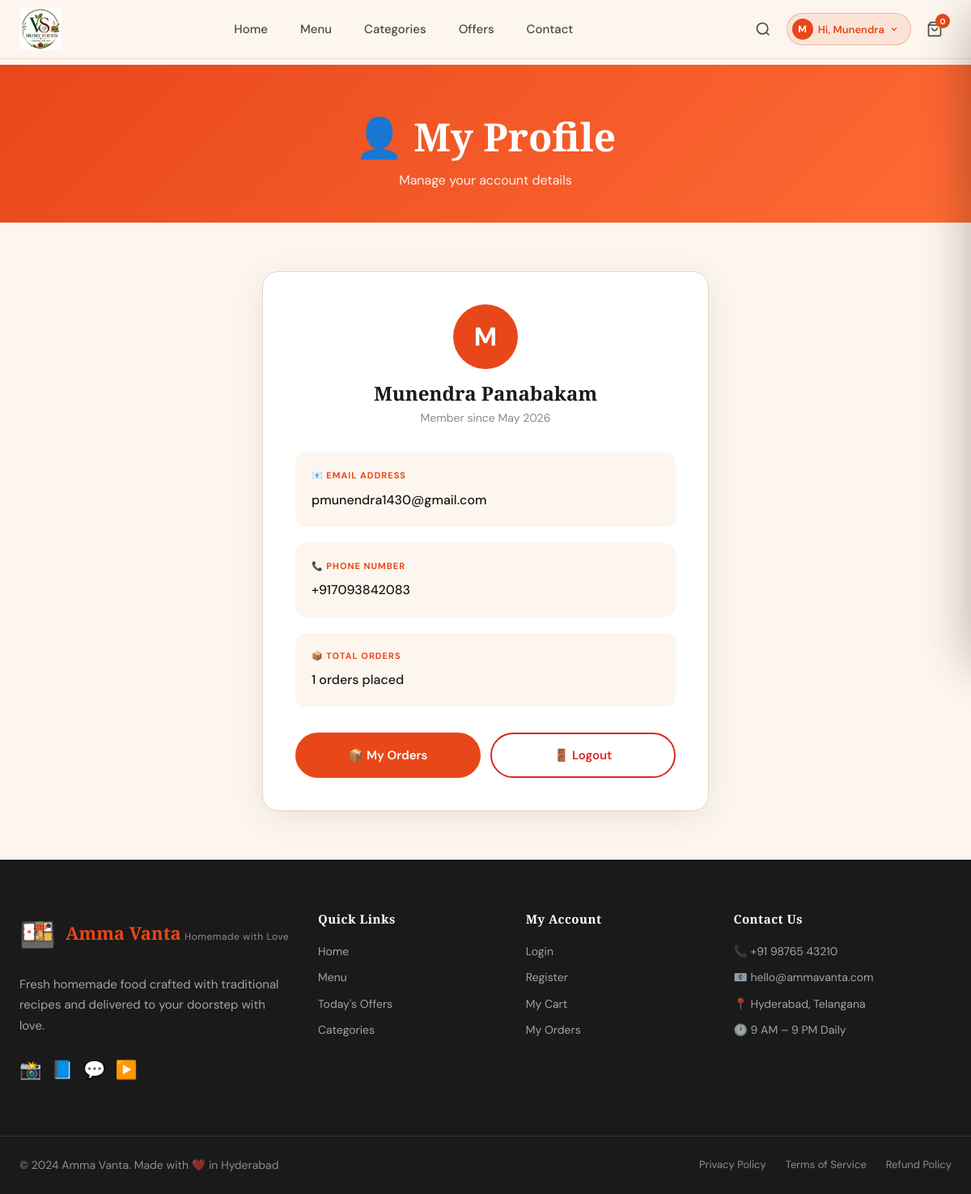
Screenshot of /profile (signed in) with the database file from the repository.
### models/user_model.py (models this page shows, shortened)
class User(db.Model):
    __tablename__ = 'users'
    id         = db.Column(db.Integer, primary_key=True)
    first_name = db.Column(db.String(80), nullable=False)
    last_name  = db.Column(db.String(80), nullable=False)
    email      = db.Column(db.String(120), unique=True, nullable=False)
    phone      = db.Column(db.String(20), nullable=False)
    password   = db.Column(db.String(256), nullable=False)
    is_admin   = db.Column(db.Boolean, default=False)
    created_at = db.Column(db.DateTime, default=datetime.utcnow)
    orders     = db.relationship('Order', backref='user', lazy=True)

### app.py (the view)
@app.route('/profile')
def profile():
    if not session.get('user_id'):
        flash('Please login to view your profile.', 'warning')
        return redirect(url_for('login'))
    from models.user_model import User
    user = User.query.get(session['user_id'])
    return render_template('profile.html', user=user)

### app.py (called while the page is built)
@app.context_processor
def inject_user():
    user_id   = session.get('user_id')
    user_name = session.get('user_name', '')
    user_email= session.get('user_email', '')
    return dict(
        session_user_id   = user_id,
        session_user_name = user_name,
        session_user_email= user_email,
        logged_in         = bool(user_id)
    )

### templates/profile.html (shortened to what this page needs)
{% extends 'base.html' %}
{% block content %}
<div class="page-hero small">
    <div class="page-hero-content">
        <h1>👤 My Profile</h1>
        <p>Manage your account details</p>
    </div>
</div>
<section style="padding:60px 0;background:var(--cream);">
    <div class="section-container" style="max-width:600px;margin:0 auto;padding:0 24px;">
        <div style="background:#fff;border-radius:20px;padding:40px;box-shadow:0 8px 40px rgba(0,0,0,0.08);border:1px solid var(--border);">
            <div style="text-align:center;margin-bottom:32px;">
                <div style="width:80px;height:80px;background:var(--orange);color:#fff;border-radius:50%;display:flex;align-items:center;justify-content:center;font-size:32px;font-weight:700;margin:0 auto 16px;">
                    {{ user.first_name[0]|upper }}
                </div>
                <h2 style="font-size:24px;margin-bottom:4px;">{{ user.first_name }} {{ user.last_name }}</h2>
                <p style="color:#888;font-size:14px;">Member since {{ user.created_at.strftime('%B %Y') }}</p>
            </div>
            <div style="display:grid;gap:20px;">
                <div style="background:#FDF6EE;border-radius:12px;padding:20px;">
                    <label style="font-size:11px;text-transform:uppercase;letter-spacing:1px;color:var(--orange);font-weight:700;display:block;margin-bottom:8px;">📧 Email Address</label>
                    <span style="font-size:16px;font-weight:500;">{{ user.email }}</span>
                </div>
                <div style="background:#FDF6EE;border-radius:12px;padding:20px;">
                    <label style="font-size:11px;text-transform:uppercase;letter-spacing:1px;color:var(--orange);font-weight:700;display:block;margin-bottom:8px;">📞 Phone Number</label>
                    <span style="font-size:16px;font-weight:500;">{{ user.phone }}</span>
                </div>
                <div style="background:#FDF6EE;border-radius:12px;padding:20px;">
                    <label style="font-size:11px;text-transform:uppercase;letter-spacing:1px;color:var(--orange);font-weight:700;display:block;margin-bottom:8px;">📦 Total Orders</label>
                    <span style="font-size:16px;font-weight:500;">{{ user.orders|length }} orders placed</span>
                </div>
            </div>
            <div style="display:flex;gap:12px;margin-top:32px;flex-wrap:wrap;">
                <a href="{{ url_for('my_orders') }}" class="btn-primary" style="flex:1;text-align:center;min-width:140px;">📦 My Orders</a>
                <button onclick="logoutUser()" style="flex:1;min-width:140px;padding:14px 28px;border-radius:50px;font-weight:600;font-size:15px;border:2px solid #DC2626;color:#DC2626;background:none;cursor:pointer;">🚪 Logout</button>
            </div>
        </div>
    </div>
</section>
{% endblock %}

### templates/components/navbar.html (shortened to what this page needs)
<nav class="navbar" id="navbar">
    <div class="nav-container">
        <a href="{{ url_for('home') }}" class="nav-logo">
            <img src="{{ url_for('static', filename='images/logo.png') }}" alt="VS Home Foods" class="nav-logo-img">
        </a>
        <ul class="nav-links" id="navLinks">
            <li><a href="{{ url_for('home') }}" class="nav-link">Home</a></li>
            <li><a href="{{ url_for('menu') }}" class="nav-link">Menu</a></li>
            <li><a href="/#categories" class="nav-link">Categories</a></li>
            <li><a href="/#offers" class="nav-link">Offers</a></li>
            <li><a href="/#contact" class="nav-link">Contact</a></li>
        </ul>
        <div class="nav-actions">
            <button class="nav-search-btn" id="navSearchBtn" aria-label="Search">
                <svg width="20" height="20" viewBox="0 0 24 24" fill="none" stroke="currentColor" stroke-width="2"><circle cx="11" cy="11" r="8"/><path d="m21 21-4.35-4.35"/></svg>
            </button>
            <div id="navAccountArea" style="display:flex;align-items:center;gap:8px;position:relative;">
                {% if logged_in %}
                <div class="user-dropdown-wrap" id="userDropdownWrap">
                    <button class="user-greeting-btn" id="userGreetingBtn" onclick="toggleUserDropdown()">
                        <span class="user-avatar-small">{{ session_user_name[0]|upper if session_user_name else 'U' }}</span>
                        <span class="user-greeting-text">Hi, {{ session_user_name }}</span>
                        <svg width="12" height="12" viewBox="0 0 24 24" fill="none" stroke="currentColor" stroke-width="2.5"><polyline points="6 9 12 15 18 9"/></svg>
                    </button>
                </div>
                {% else %}
                <a href="{{ url_for('login') }}" class="nav-account-btn" aria-label="Login">
                    <svg width="20" height="20" viewBox="0 0 24 24" fill="none" stroke="currentColor" stroke-width="2"><path d="M20 21v-2a4 4 0 0 0-4-4H8a4 4 0 0 0-4 4v2"/><circle cx="12" cy="7" r="4"/></svg>
                </a>
                {% endif %}
            </div>
            <button class="nav-cart-btn" id="cartToggleBtn" aria-label="Cart">
                <svg width="20" height="20" viewBox="0 0 24 24" fill="none" stroke="currentColor" stroke-width="2"><path d="M6 2 3 6v14a2 2 0 0 0 2 2h14a2 2 0 0 0 2-2V6l-3-4z"/><line x1="3" y1="6" x2="21" y2="6"/><path d="M16 10a4 4 0 0 1-8 0"/></svg>
                <span class="cart-badge" id="cartBadge">0</span>
            </button>
        </div>
    </div>
</nav>

### static/css/style.css (style rules this page uses)
*, *::before, *::after { box-sizing: border-box; margin: 0; padding: 0; }
:root { --orange: #E8471A; --orange-light: #FF6B35; --orange-dark: #C93A12; --cream: #FDF6EE; --cream-dark: #F5E8D6; --brown: #8B4513; --text-dark: #1A1A1A; --text-mid: #4A4A4A; --text-light: #888; --white: #FFFFFF; --border: #E8D5C0; --shadow-sm: 0 2px 8px rgba(0,0,0,0.08); --shadow-md: 0 8px 24px rgba(0,0,0,0.12); --shadow-lg: 0 20px 60px rgba(0,0,0,0.15); --radius: 16px; --radius-sm: 8px; --transition: all 0.3s cubic-bezier(0.4, 0, 0.2, 1); }
html { scroll-behavior: smooth; }
body { font-family: 'DM Sans', sans-serif; background: var(--cream); color: var(--text-dark); line-height: 1.6; overflow-x: hidden; }
h1, h2, h3, h4 { font-family: 'Playfair Display', serif; line-height: 1.2; }
a { text-decoration: none; color: inherit; }
img { max-width: 100%; }
ul { list-style: none; }
button { cursor: pointer; border: none; background: none; font-family: inherit; }
.btn-primary { display: inline-block; background: var(--orange); color: var(--white); padding: 14px 28px; border-radius: 50px; font-weight: 600; font-size: 15px; transition: var(--transition); border: 2px solid var(--orange); cursor: pointer; }
.section-container { max-width: 1200px; margin: 0 auto; padding: 0 24px; }
.page-hero { background: linear-gradient(135deg, var(--orange) 0%, var(--orange-light) 100%); padding: 80px 24px 60px; text-align: center; color: white; margin-top: 80px; }
.page-hero.small { padding: 60px 24px 40px; }
.page-hero h1 { font-size: clamp(28px, 4vw, 48px); }
.page-hero p { margin-top: 12px; opacity: 0.9; font-size: 16px; }

### static/css/navbar.css (style rules this page uses)
.navbar { position: fixed; top: 0; left: 0; right: 0; z-index: 500; background: rgba(253,246,238,0.92); backdrop-filter: blur(20px); border-bottom: 1px solid var(--border); transition: var(--transition); }
.nav-container { max-width: 1200px; margin: 0 auto; padding: 0 24px; display: flex; align-items: center; justify-content: space-between; height: 72px; }
.nav-logo { display: flex; align-items: center; gap: 12px; }
.nav-links { display: flex; gap: 8px; }
.nav-link { padding: 8px 16px; border-radius: 50px; font-weight: 500; font-size: 15px; color: var(--text-mid); transition: var(--transition); }
.nav-actions { display: flex; align-items: center; gap: 8px; }
.nav-search-btn, .nav-account-btn, .nav-cart-btn { width: 42px; height: 42px; border-radius: 50%; display: flex; align-items: center; justify-content: center; color: var(--text-mid); transition: var(--transition); position: relative; }
.cart-badge { position: absolute; top: 2px; right: 2px; background: var(--orange); color: white; font-size: 10px; font-weight: 700; width: 18px; height: 18px; border-radius: 50%; display: flex; align-items: center; justify-content: center; }

### templates/components/navbar.html (style rules this page uses)
.nav-logo-img { height: 52px; width: auto; object-fit: contain; display: block; transition: transform 0.3s ease; }
.user-dropdown-wrap { position: relative; }
.user-greeting-btn { display: flex; align-items: center; gap: 6px; background: rgba(232,71,26,0.1); border: 1.5px solid rgba(232,71,26,0.3); border-radius: 50px; padding: 6px 14px 6px 6px; cursor: pointer; font-family: inherit; font-size: 13px; font-weight: 600; color: var(--orange, #E8471A); transition: all 0.2s; white-space: nowrap; }
.user-avatar-small { width: 26px; height: 26px; background: var(--orange, #E8471A); color: #fff; border-radius: 50%; display: flex; align-items: center; justify-content: center; font-size: 12px; font-weight: 700; flex-shrink: 0; }

### rows the page displays
User: first_name "Munendra", first_name "M", last_name "Panabakam", created_at "May 2026", email "pmunendra1430@gmail.com", phone "+917093842083"

### other values shown
{{ session_user_name[0]|upper if session_user_name else 'U' }} "M"
{{ user.orders|length }} "1"
